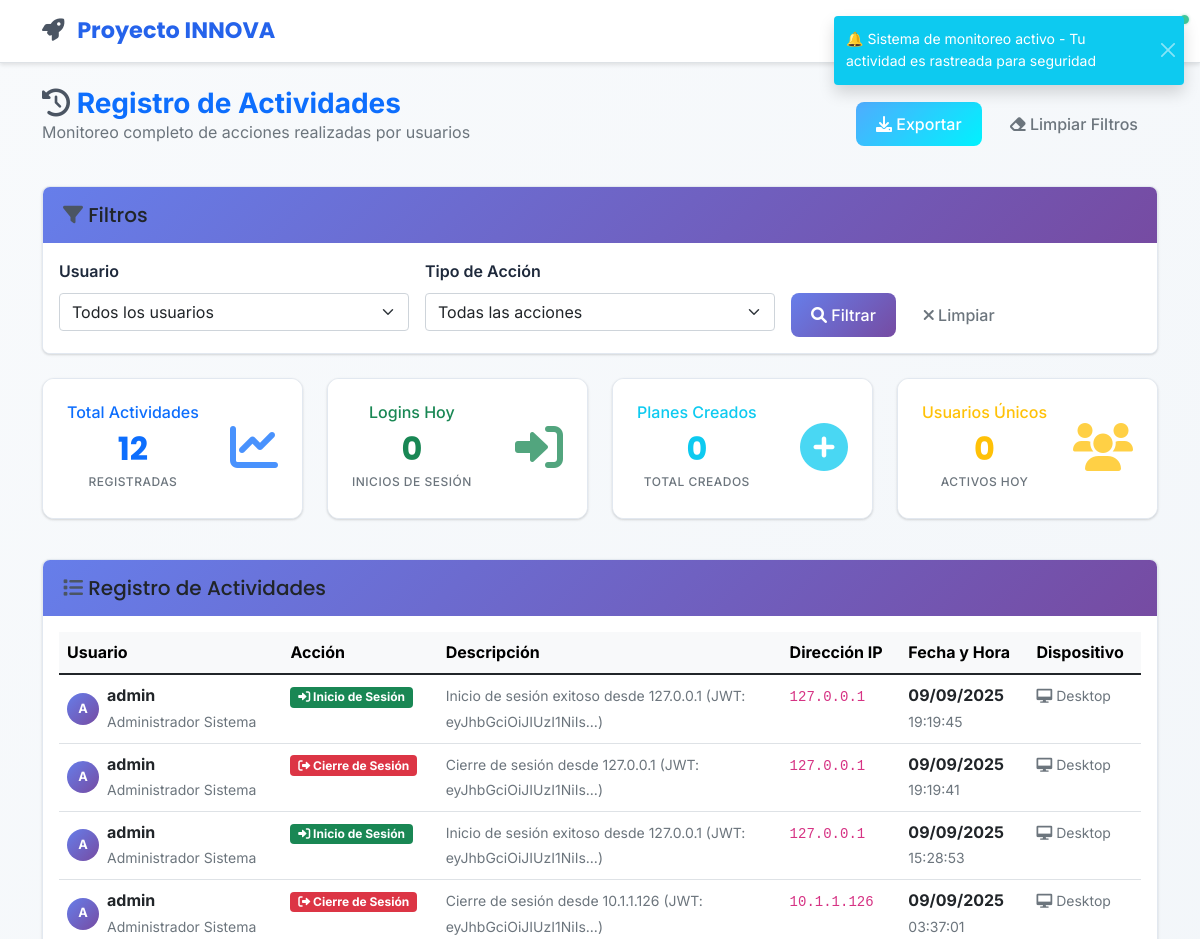
The app's page /admin/activities (signed in, upper part), older data.
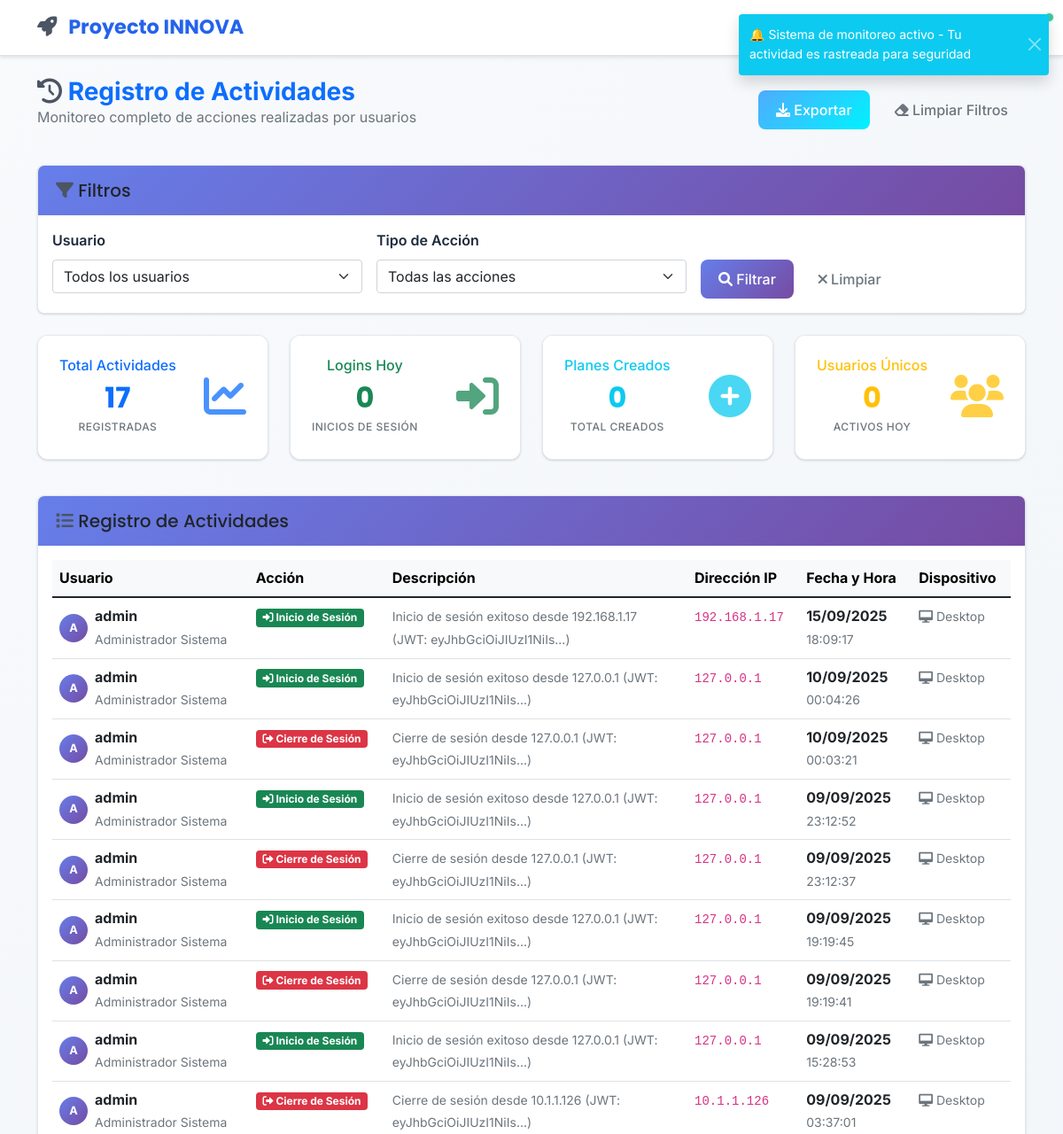
The same page, newer data.
### app/models/activity_log.py (models this page shows, shortened)
class ActivityLog(db.Model):
    __tablename__ = 'activity_logs'
    id = db.Column(db.Integer, primary_key=True)
    user_id = db.Column(db.Integer, db.ForeignKey('users.id'), nullable=False)
    action = db.Column(db.String(100), nullable=False)  # login, logout, create_plan, etc.
    description = db.Column(db.Text, nullable=False)
    ip_address = db.Column(db.String(45))  # IPv4/IPv6
    user_agent = db.Column(db.Text)
    timestamp = db.Column(db.DateTime, default=ahora_utc, index=True)
    session_id = db.Column(db.String(100))
    extra_data = db.Column(db.Text)  # JSON data for additional info
    user = db.relationship('User', backref=db.backref('activities', lazy='dynamic'))

### app/models/user.py (models this page shows, shortened)
class User(UserMixin, db.Model):
    __tablename__ = 'users'
    id = db.Column(db.Integer, primary_key=True)
    username = db.Column(db.String(64), unique=True, nullable=False, index=True)
    email = db.Column(db.String(120), unique=True, nullable=False, index=True)
    password_hash = db.Column(db.String(256), nullable=False)
    first_name = db.Column(db.String(64), nullable=False)
    last_name = db.Column(db.String(64), nullable=False)
    position = db.Column(db.String(100))  # Cargo en la alcaldía
    municipality = db.Column(db.String(100), nullable=False)  # Nombre de la alcaldía
    department = db.Column(db.String(100), nullable=False)  # Departamento/Estado
    municipality_code = db.Column(db.String(20))  # Código único de la alcaldía
    is_active = db.Column(db.Boolean, default=True)
    created_at = db.Column(db.DateTime, default=ahora_utc)
    updated_at = db.Column(db.DateTime, default=ahora_utc, onupdate=ahora_utc)
    last_login = db.Column(db.DateTime)
    legacy_role = db.Column(db.String(20), default='viewer')  # Mantener para compatibilidad
    active_roles = db.relationship('UserRole',
                                 foreign_keys='UserRole.user_id',
                                 lazy=True,
                                 primaryjoin="and_(User.id==UserRole.user_id, UserRole.is_active==True)")
    user_roles = db.relationship('UserRole',
                               foreign_keys='UserRole.user_id',
                               lazy=True,
                               overlaps="active_roles")
    @property
    def password(self):
        raise AttributeError('La contraseña no es un atributo legible')
    def get_full_name(self):
        return f"{self.first_name} {self.last_name}"
    @property
    def role(self):
        return self.legacy_role
    def is_admin(self):
        if self.active_roles:
            admin_names = ['admin', 'administrador']
            return any(ur.role.name.lower() in admin_names for ur in self.active_roles)
        return self.legacy_role == 'admin'

### app/views/admin.py (the view)
@admin_bp.route('/activities')
def activities():
    page = request.args.get('page', 1, type=int)
    per_page = 50
    user_filter = request.args.get('user', type=int)
    action_filter = request.args.get('action')
    query = ActivityLog.query
    if user_filter:
        query = query.filter_by(user_id=user_filter)
    if action_filter:
        query = query.filter_by(action=action_filter)
    activities_pagination = query.order_by(desc(ActivityLog.timestamp)).paginate(
        page=page, per_page=per_page, error_out=False)
    unique_actions = db.session.query(ActivityLog.action).distinct().all()
    actions = [action[0] for action in unique_actions]
    all_users = User.query.all()
    today_start = datetime.now().replace(hour=0, minute=0, second=0, microsecond=0)
    logins_today = ActivityLog.query.filter(
        ActivityLog.action == 'login',
        ActivityLog.timestamp >= today_start
    ).count()
    total_plans = ActivityLog.query.filter(ActivityLog.action == 'create_plan').count()
    total_edits = ActivityLog.query.filter(ActivityLog.action.like('%edit%')).count()
    total_logins = ActivityLog.query.filter(ActivityLog.action == 'login').count()
    unique_users_today = ActivityLog.query.filter(
        ActivityLog.timestamp >= today_start
    ).with_entities(ActivityLog.user_id).distinct().count()
    return render_template('admin/activities.html',
                         title='Registro de Actividades',
                         activities=activities_pagination.items,
                         pagination=activities_pagination,
                         actions=actions,
                         all_users=all_users,
                         current_user_filter=user_filter,
                         current_action_filter=action_filter,
                         today_start=today_start,
                         logins_today=logins_today,
                         total_plans=total_plans,
                         total_edits=total_edits,
                         total_logins=total_logins,
                         unique_users_today=unique_users_today)

### app/views/admin.py (called while the page is built)
@admin_bp.before_request
@login_required
def require_admin():
    if not current_user.is_admin():
        flash('Acceso denegado. Se requieren permisos de administrador.', 'error')
        return redirect(url_for('main.dashboard'))

### app/templates/admin/activities.html (shortened to what the changed rows need)
{% extends "base.html" %}
{% block content %}
<div class="row mb-4">
    <div class="col-12">
        <div class="d-flex justify-content-between align-items-center">
            <div>
                <h1 class="h3 mb-0 text-primary fw-bold">
                    <i class="fas fa-history text-secondary"></i> Registro de Actividades
                </h1>
            </div>
        </div>
    </div>
</div>
<div class="row mb-4">
    <div class="col-md-3 mb-3">
        <div class="card stat-card">
            <div class="card-body">
                <div class="d-flex justify-content-between align-items-center">
                    <div>
                        <h6 class="card-title text-primary">Total Actividades</h6>
                        <h2 class="mb-0 text-primary">{{ activities|length if activities else 0 }}</h2>
                        <small class="text-muted">Registradas</small>
                    </div>
                </div>
            </div>
        </div>
    </div>
    <div class="col-md-3 mb-3">
        <div class="card stat-card">
            <div class="card-body">
                <div class="d-flex justify-content-between align-items-center">
                    <div>
                        <h2 class="mb-0 text-success">
                            {{ logins_today }}
                        </h2>
                    </div>
                </div>
            </div>
        </div>
    </div>
    <div class="col-md-3 mb-3">
        <div class="card stat-card">
            <div class="card-body">
                <div class="d-flex justify-content-between align-items-center">
                    <div>
                        <h2 class="mb-0 text-info">
                            {{ total_plans }}
                        </h2>
                    </div>
                </div>
            </div>
        </div>
    </div>
    <div class="col-md-3 mb-3">
        <div class="card stat-card">
            <div class="card-body">
                <div class="d-flex justify-content-between align-items-center">
                    <div>
                        <h2 class="mb-0 text-warning">
                            {{ unique_users_today }}
                        </h2>
                    </div>
                </div>
            </div>
        </div>
    </div>
</div>
<div class="row">
    <div class="col-12">
        <div class="card">
            <div class="card-body">
                {% if activities %}
                <div class="table-responsive">
                    <table class="table table-hover">
                        <thead class="table-light">
                            <tr>
                                <th>Usuario</th>
                                <th>Acción</th>
                                <th>Descripción</th>
                                <th>Dirección IP</th>
                                <th>Fecha y Hora</th>
                                <th>Dispositivo</th>
                            </tr>
                        </thead>
                        <tbody>
                            {% for activity in activities %}
                            <tr>
                                <td>
                                    <div class="d-flex align-items-center">
                                        <div class="avatar-circle me-2" style="width: 32px; height: 32px; background: linear-gradient(135deg, #667eea 0%, #764ba2 100%); border-radius: 50%; display: flex; align-items: center; justify-content: center; color: white; font-weight: bold; font-size: 0.8rem;">
                                            {{ activity.user.first_name[0] if activity.user and activity.user.first_name else activity.user.username[0] if activity.user else '?' }}
                                        </div>
                                        <div>
                                            <strong>{{ activity.user.username if activity.user else 'Usuario Desconocido' }}</strong>
                                            <br>
                                            <small class="text-muted">
                                                {{ activity.user.get_full_name() if activity.user else 'N/A' }}
                                            </small>
                                        </div>
                                    </div>
                                </td>
                                <td>
                                    <span class="badge bg-{{ 'success' if activity.action == 'login' else 'danger' if activity.action == 'logout' else 'primary' if 'create' in activity.action else 'info' }}">
                                        {% if activity.action == 'login' %}
                                            <i class="fas fa-sign-in-alt"></i> Inicio de Sesión
                                        {% elif activity.action == 'logout' %}
                                            <i class="fas fa-sign-out-alt"></i> Cierre de Sesión
                                        {% elif activity.action == 'create_plan' %}
                                            <i class="fas fa-plus"></i> Crear Plan
                                        {% elif activity.action == 'edit_profile' %}
                                            <i class="fas fa-edit"></i> Editar Perfil
                                        {% elif activity.action == 'change_password' %}
                                            <i class="fas fa-key"></i> Cambiar Contraseña
                                        {% elif activity.action == 'create_user' %}
                                            <i class="fas fa-user-plus"></i> Crear Usuario
                                        {% elif activity.action == 'toggle_user_status' %}
                                            <i class="fas fa-ban"></i> Cambiar Estado Usuario
                                        {% elif activity.action == 'change_user_role' %}
                                            <i class="fas fa-user-tag"></i> Cambiar Rol Usuario
                                        {% else %}
                                            <i class="fas fa-cog"></i> {{ activity.action.replace('_', ' ').title() }}
                                        {% endif %}
                                    </span>
                                </td>
                                <td>
                                    <div style="max-width: 300px;">
                                        <small class="text-muted">{{ activity.description }}</small>
                                    </div>
                                </td>
                                <td>
                                    {% if activity.ip_address %}
                                        <code class="small">{{ activity.ip_address }}</code>
                                    {% else %}
                                        <small class="text-muted">N/A</small>
                                    {% endif %}
                                </td>
                                <td>
                                    <div>
                                        <strong>{{ activity.timestamp.strftime('%d/%m/%Y') }}</strong>
                                        <br>
                                        <small class="text-muted">{{ activity.timestamp.strftime('%H:%M:%S') }}</small>
                                    </div>
                                </td>
                                <td>
                                    {% if activity.user_agent %}
                                        <small class="text-muted">
                                            {% if 'Mobile' in activity.user_agent %}
                                                <i class="fas fa-mobile-alt"></i> Móvil
                                            {% elif 'Tablet' in activity.user_agent %}
                                                <i class="fas fa-tablet-alt"></i> Tablet
                                            {% else %}
                                                <i class="fas fa-desktop"></i> Desktop
                                            {% endif %}
                                        </small>
                                    {% else %}
                                        <small class="text-muted">N/A</small>
                                    {% endif %}
                                </td>
                            </tr>
                            {% endfor %}
                        </tbody>
                    </table>
                </div>
                {% else %}
                <div class="text-center py-5">
                    <i class="fas fa-inbox fa-4x text-muted mb-3"></i>
                    <h5 class="text-muted">No hay actividades registradas</h5>
                    <p class="text-muted">Las actividades de los usuarios aparecerán aquí cuando realicen acciones en el sistema.</p>
                </div>
                {% endif %}
            </div>
        </div>
    </div>
</div>
{% endblock %}

Row changes from the older to the newer data that the page shows:
added ActivityLog: user "A", user "admin", user "Administrador Sistema", action "login" (drawn), description "Inicio de sesión exitoso desde 192.168.1.17 (JWT: eyJhbGciOiJIUzI1NiIs...)", ip_address "192.168.1.17", timestamp "15/09/2025", timestamp "18:09:17", shows "Desktop"
added ActivityLog: user "A", user "admin", user "Administrador Sistema", action "login" (drawn), description "Inicio de sesión exitoso desde 127.0.0.1 (JWT: eyJhbGciOiJIUzI1NiIs...)", ip_address "127.0.0.1", timestamp "10/09/2025", timestamp "00:04:26", shows "Desktop"
added ActivityLog: user "A", user "admin", user "Administrador Sistema", action "logout" (drawn), description "Cierre de sesión desde 127.0.0.1 (JWT: eyJhbGciOiJIUzI1NiIs...)", ip_address "127.0.0.1", timestamp "10/09/2025", timestamp "00:03:21", shows "Desktop"
added ActivityLog: user "A", user "admin", user "Administrador Sistema", action "login" (drawn), description "Inicio de sesión exitoso desde 127.0.0.1 (JWT: eyJhbGciOiJIUzI1NiIs...)", ip_address "127.0.0.1", timestamp "09/09/2025", timestamp "23:12:52", shows "Desktop"
added ActivityLog: user "A", user "admin", user "Administrador Sistema", action "logout" (drawn), description "Cierre de sesión desde 127.0.0.1 (JWT: eyJhbGciOiJIUzI1NiIs...)", ip_address "127.0.0.1", timestamp "09/09/2025", timestamp "23:12:37", shows "Desktop"
Text that changed along with them:
{{ activities|length if activities else 0 }}: "12" → "17"
